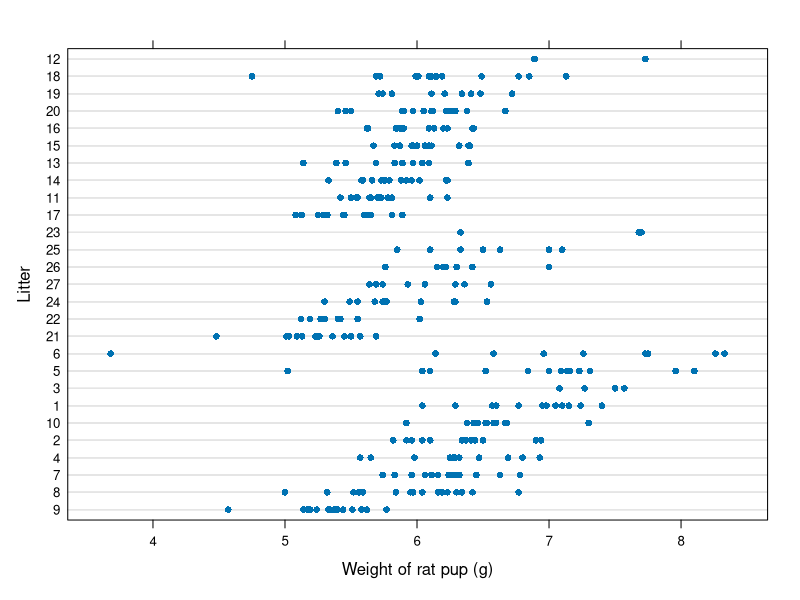

Source code (R): (Note: this script raises an error after producing the figure.)
## ---- chunk 1
knitr::opts_chunk$set(collapse=TRUE, comment = "#>", fig.width=9, fig.height=6, eval=TRUE, echo=TRUE, results="verbatim", warning=FALSE)
## ---- chunk 2
d = nlme::RatPupWeight
head(d)
dim(d)
table(d$Treatment)
layout(1, respect=TRUE)
plot(d)

# m = lm(weight ~ Treatment*sex, d)
# # summary(m)
# anova(m)
# table(d$sex, s$Litter)


m = nlme::lme(weight ~ Treatment, random=~1+Lsize, data=d, control=nlme::lmeControl(opt='optim'), method="ML")
# m = nlme::lme(weight ~ Treatment, random=~1, data=d, control=nlme::lmeControl(opt='optim'), method="ML")
m = nlme::lme(weight ~ Treatment+Lsize, random=~1, data=d, control=nlme::lmeControl(opt='optim'), method="ML")
m = nlme::lme(weight ~ Treatment, random=~1, data=d, control=nlme::lmeControl(opt='optim'), method="ML")
summary(m)


m_lo = lm(pemax ~ 1, data=d)
m_up = lm(pemax ~ ., data=d)
m_lo = nlme::lme(weight ~ 1, random=~1, data=d, control=nlme::lmeControl(opt='optim'), method="ML")
m_up = nlme::lme(weight ~ ., random=~1, data=d, control=nlme::lmeControl(opt='optim'), method="ML")

m = nlme::lme(weight ~ 1, random=~1, data=d, control=nlme::lmeControl(opt='optim'), method="ML")
summary(m)

m_lo = lme4::lmer(weight ~ 1 + (1 | Litter), data = d)
m_up = lme4::lmer(weight ~ Treatment*sex + Lsize + (1 | Litter), data = d)
m_step = step(m_lo, method="forward", scope=list(upper=m_up,lower=m_lo))


m_up = lme4::lmer(weight ~ Treatment*sex + (Treatment | Litter), data = d)
summary(m_up)

m_up = lme4::lmer(weight ~ Treatment*sex + (1 | Litter), data = d)
summary(m_up)


m = lm(weight~Lsize, d)
d$w_resLsize = m$residuals
boxplot(d$w_resLsize~d$Litter)

m1 = nlme::lme(weight ~ 1, random=~1, data=d, control=nlme::lmeControl(opt='optim'), method="ML")
m2 = nlme::lme(weight ~ Lsize, random=~1, data=d, control=nlme::lmeControl(opt='optim'), method="ML")
m1 = lm(weight~Lsize, d)
m2 = lm(weight~1, d)

# d_orig = d
d = d_orig
# d =  d[d$Treatment!="High",]
# d =  d[d$Treatment!="Low",]
# d =  d[d$Treatment!="Control",]

m1 = lme4::lmer(weight ~ 1 + (1 | Litter), data = d)
m2 = lme4::lmer(weight ~ Treatment + (1 | Litter), data = d)
m3 = lme4::lmer(weight ~ Treatment + Lsize + (1 | Litter), data = d)
m4 = lme4::lmer(weight ~ Treatment + Lsize + sex + (1 | Litter), data = d)
m5 = lme4::lmer(weight ~ Treatment*sex + Lsize + (1 | Litter), data = d)
anova(m1, m2, m3, m4, m5, test="Chisq")

m = nlme::lme(weight ~ Treatment + Lsize + sex, random=~1, data=d, control=nlme::lmeControl(opt='optim'), method="ML")
summary(m)

  
## ---- chunk 3
layout(matrix(1:1, 1), respect=TRUE)
boxplot(d$weight~d$sex)
plot(d$weight~d$Lsize)
boxplot(d$weight~d$Litter)
boxplot(d$weight~d$Treatment)
## ---- chunk 4
sessionInfo()
